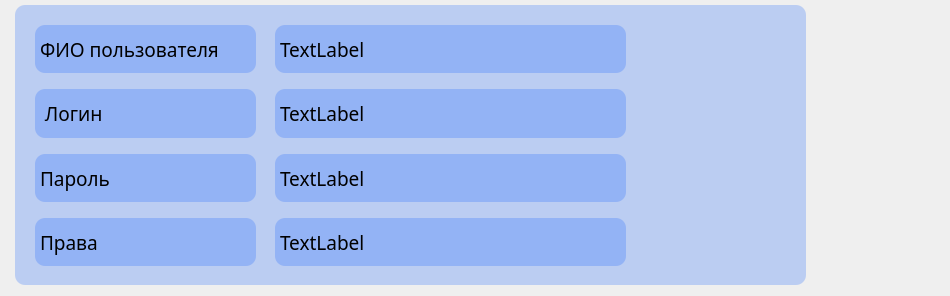
<?xml version="1.0" encoding="UTF-8"?>
<ui version="4.0">
 <class>User</class>
 <widget class="QWidget" name="User">
  <property name="geometry">
   <rect>
    <x>0</x>
    <y>0</y>
    <width>950</width>
    <height>296</height>
   </rect>
  </property>
  <property name="minimumSize">
   <size>
    <width>934</width>
    <height>171</height>
   </size>
  </property>
  <property name="maximumSize">
   <size>
    <width>16777215</width>
    <height>16777215</height>
   </size>
  </property>
  <property name="windowTitle">
   <string>Widget</string>
  </property>
  <property name="styleSheet">
   <string notr="true"/>
  </property>
  <widget class="QWidget" name="widget" native="true">
   <property name="geometry">
    <rect>
     <x>10</x>
     <y>0</y>
     <width>801</width>
     <height>290</height>
    </rect>
   </property>
   <property name="minimumSize">
    <size>
     <width>800</width>
     <height>290</height>
    </size>
   </property>
   <property name="maximumSize">
    <size>
     <width>1980</width>
     <height>290</height>
    </size>
   </property>
   <property name="font">
    <font>
     <family>Noto Sans</family>
     <pointsize>14</pointsize>
     <italic>false</italic>
     <fontweight>DemiBold</fontweight>
    </font>
   </property>
   <property name="mouseTracking">
    <bool>true</bool>
   </property>
   <property name="styleSheet">
    <string notr="true">background-color: rgba(0, 85, 255, 55);
font: 600 14pt &quot;Noto Sans&quot;;
border-radius: 10px;
margin:5px</string>
   </property>
   <widget class="QWidget" name="verticalWidget" native="true">
    <property name="geometry">
     <rect>
      <x>20</x>
      <y>20</y>
      <width>231</width>
      <height>251</height>
     </rect>
    </property>
    <property name="styleSheet">
     <string notr="true">background-color: None;</string>
    </property>
    <layout class="QVBoxLayout" name="verticalLayout">
     <item>
      <widget class="QLabel" name="user_name_1">
       <property name="styleSheet">
        <string notr="true">background-color: rgba(0, 85, 255, 55);</string>
       </property>
       <property name="text">
        <string>ФИО пользователя</string>
       </property>
      </widget>
     </item>
     <item>
      <widget class="QLabel" name="user_login_1">
       <property name="styleSheet">
        <string notr="true">background-color: rgba(0, 85, 255, 55);
</string>
       </property>
       <property name="text">
        <string> Логин</string>
       </property>
      </widget>
     </item>
     <item>
      <widget class="QLabel" name="user_password_1">
       <property name="styleSheet">
        <string notr="true">background-color: rgba(0, 85, 255, 55);</string>
       </property>
       <property name="text">
        <string>Пароль</string>
       </property>
      </widget>
     </item>
     <item>
      <widget class="QLabel" name="user_prava_1">
       <property name="styleSheet">
        <string notr="true">background-color: rgba(0, 85, 255, 55);</string>
       </property>
       <property name="text">
        <string>Права</string>
       </property>
      </widget>
     </item>
    </layout>
   </widget>
   <widget class="QWidget" name="verticalWidget_2" native="true">
    <property name="geometry">
     <rect>
      <x>260</x>
      <y>20</y>
      <width>361</width>
      <height>251</height>
     </rect>
    </property>
    <property name="styleSheet">
     <string notr="true">background-color: None;</string>
    </property>
    <layout class="QVBoxLayout" name="verticalLayout_2">
     <item>
      <widget class="QLabel" name="user_name">
       <property name="styleSheet">
        <string notr="true">background-color: rgba(0, 85, 255, 55);
</string>
       </property>
       <property name="text">
        <string>TextLabel</string>
       </property>
      </widget>
     </item>
     <item>
      <widget class="QLabel" name="user_login">
       <property name="styleSheet">
        <string notr="true">background-color: rgba(0, 85, 255, 55);
</string>
       </property>
       <property name="text">
        <string>TextLabel</string>
       </property>
      </widget>
     </item>
     <item>
      <widget class="QLabel" name="user_password">
       <property name="styleSheet">
        <string notr="true">background-color: rgba(0, 85, 255, 55);
</string>
       </property>
       <property name="text">
        <string>TextLabel</string>
       </property>
      </widget>
     </item>
     <item>
      <widget class="QLabel" name="user_prava">
       <property name="styleSheet">
        <string notr="true">background-color: rgba(0, 85, 255, 55);</string>
       </property>
       <property name="text">
        <string>TextLabel</string>
       </property>
      </widget>
     </item>
    </layout>
   </widget>
  </widget>
 </widget>
 <resources/>
 <connections/>
</ui>
